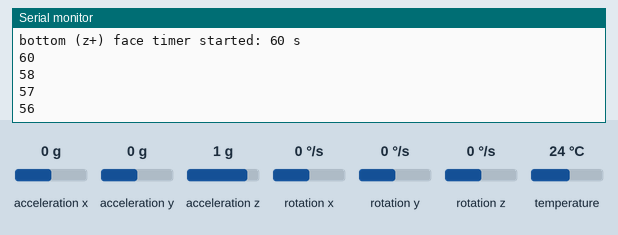
Bench run of a sketch on a simulated ESP32. Shown: the last lines printed to the serial monitor. Inputs (shaded band) come from the test bench; at power-on: acceleration y 0 g, acceleration x 0 g, acceleration z 1 g, rotation x 0 °/s, rotation y 0 °/s, rotation z 0 °/s, temperature 24 °C.

Above: at 4.3 s.
4.4 s: acceleration y set to 0.8 g
At 5.7 s:
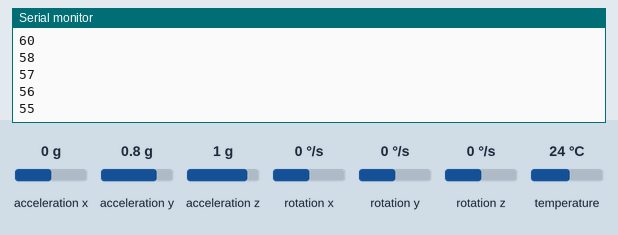
5.9 s: acceleration y set to 1.1 g
At 6.7 s:
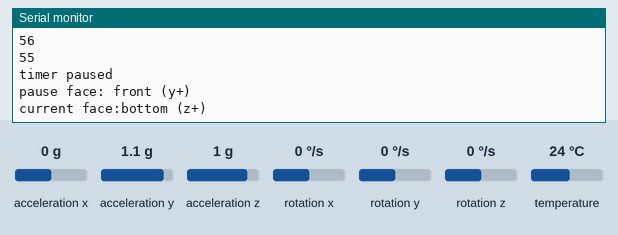
Timing chart, 0 to 8.9 s (numbered marks = the images above; inputs shaded):
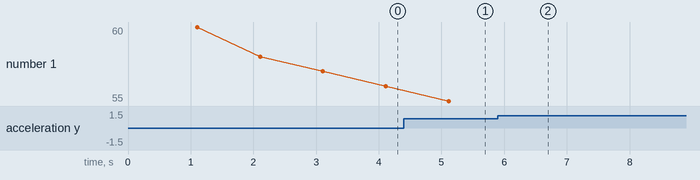

The sketch:

prototype.ino
```cpp
// Basic demo for accelerometer readings from Adafruit MPU6050

#include <Adafruit_MPU6050.h>
#include <Adafruit_Sensor.h>
#include <Wire.h>

Adafruit_MPU6050 mpu;

const char* faceNames[] = {"bottom (z+)", "top (z-)", "right (x+)",
                         "left (x-)", "front (y+)", "back (y-)"};
const unsigned long faceDurations[6] = {
  60000, // bottom (z+) - 60 sec
  15000, // top (z-)
  30000, // right (x+)
  5000, // left (x-)
  0, // front (y+) is nothing
  0, // back (y-) is pause timer
};
int currentFace = -1;
bool timerRunning = false;
unsigned long faceStableSince;
unsigned long timerDuration;
unsigned long timerStartTime;
unsigned long timerEndTime;
unsigned long lastDisplayTime = 0;

int getDownFace() {
  sensors_event_t a, g, temp;
  mpu.getEvent(&a, &g, &temp);

  float ax = a.acceleration.x;
  float ay = a.acceleration.y;
  float az = a.acceleration.z;

  float maxVal = ax;
  int maxAxis = 0;
  if (ay > maxVal) { maxVal = ay; maxAxis = 1; }
  if (az > maxVal) { maxVal = az; maxAxis = 2; }

  if (maxAxis == 2) {
    return (maxVal > 0) ? 0 : 1;
  } else if (maxAxis == 0) {
    return (maxVal > 0) ? 2 : 3;
  } else {
    return (maxVal > 0) ? 4 : 5;
  }
}

void endTimer(int newFace) {
  currentFace = newFace;
  faceStableSince = millis();
  if (timerRunning) {
    Serial.println(faceNames[currentFace]);
    Serial.println("Face change detected, current timer cancelled.");
    timerRunning = false;
  }
}

void pauseTimer(int pauseFace, int timerFace) {
  Serial.println("timer paused");
  Serial.print("pause face: ");
  Serial.println(faceNames[pauseFace]);
  Serial.print("current face:");
  Serial.println(faceNames[currentFace]);
  unsigned long pauseStartTime = millis();
  timerRunning = false;
  currentFace = pauseFace;
  int newFace = currentFace;
  while (newFace == pauseFace) {
    newFace = getDownFace();
    if (newFace == timerFace) {
      timerEndTime += millis() - pauseStartTime;
      currentFace = newFace;
      timerRunning = true;
      break;
    } else if (newFace != pauseFace) {
      endTimer(newFace);
      break;
    }
    delay(20);
  }
}

void setup(void) {
  Serial.begin(115200);
  while (!Serial);

  // Try to initialize!
  if (!mpu.begin()) {
    Serial.println("MPU6050 not found");
    while (1) {
      delay(10);
    }
  }

  mpu.setAccelerometerRange(MPU6050_RANGE_16_G);
  mpu.setGyroRange(MPU6050_RANGE_250_DEG);
  mpu.setFilterBandwidth(MPU6050_BAND_21_HZ);

  Serial.println("\nPlace cube on a face to start timer.");
  delay(100);
}

void loop() {
  int newFace = getDownFace();
  unsigned long now = millis();

  if (newFace == 4 || newFace == 5) {
    int bufferFace = getDownFace();
    if (bufferFace != currentFace) {
      pauseTimer(newFace, currentFace);
    }
  } else if (newFace != currentFace) {
    int bufferFace = getDownFace();
    if (bufferFace != currentFace) {
      endTimer(newFace);
    }
  } else {
    if (!timerRunning && (now - faceStableSince > 1000)) {
      timerDuration = faceDurations[currentFace];
      timerStartTime = now;
      timerEndTime = now + timerDuration;
      timerRunning = true;
      Serial.printf("%s face timer started: %lu s\n", faceNames[currentFace], timerDuration/1000);
    }
  }

  if (timerRunning) {
    if (now >= timerEndTime) {
      timerRunning = false;
      Serial.println("TIME'S UP!");
    } else {
      if (now - lastDisplayTime >= 1000) {
        lastDisplayTime = now;
        unsigned long timeRemaining = timerEndTime - now;
        Serial.printf("%lu\n", timeRemaining/1000);
        // Serial.printf("Face down: %-12s | X:%6.2f Y=6.2f Z:6.2f m/s^2\n",
        //                faceNames[currentFace], ax, ay, az);
      }
    }
  }
  delay(20);
}
```

Measured:
- the behaviour switches between 0.9 and 1 g on acceleration y (found by bisection; images 1 and 2)
- after the input at 5.9 s, the serial monitor: prints a new line at once (image 2)
